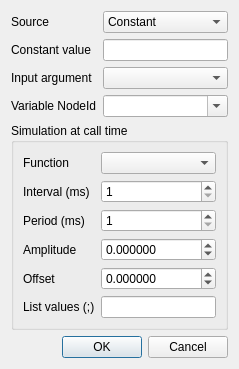
<?xml version="1.0" encoding="UTF-8"?>
<ui version="4.0">
 <class>MethodSourceDialog</class>
 <widget class="QDialog" name="MethodSourceDialog">
  <property name="windowTitle"><string>Method Value Source</string></property>
  <layout class="QVBoxLayout" name="layout">
   <item><layout class="QFormLayout" name="form">
    <item row="0" column="0"><widget class="QLabel" name="sourceLabel"><property name="text"><string>Source</string></property></widget></item>
    <item row="0" column="1"><widget class="QComboBox" name="sourceCombo">
     <item><property name="text"><string>Constant</string></property></item>
     <item><property name="text"><string>Input argument</string></property></item>
     <item><property name="text"><string>Variable</string></property></item>
     <item><property name="text"><string>Simulation</string></property></item>
    </widget></item>
    <item row="1" column="0"><widget class="QLabel" name="constantLabel"><property name="text"><string>Constant value</string></property></widget></item>
    <item row="1" column="1"><widget class="QLineEdit" name="constantEdit"><property name="toolTip"><string>Separate array elements with semicolons. Empty uses the type default.</string></property></widget></item>
    <item row="2" column="0"><widget class="QLabel" name="inputLabel"><property name="text"><string>Input argument</string></property></widget></item>
    <item row="2" column="1"><widget class="QComboBox" name="inputCombo"/></item>
    <item row="3" column="0"><widget class="QLabel" name="variableLabel"><property name="text"><string>Variable NodeId</string></property></widget></item>
    <item row="3" column="1"><widget class="QComboBox" name="variableCombo"><property name="editable"><bool>true</bool></property></widget></item>
   </layout></item>
   <item><widget class="QGroupBox" name="simulationGroup"><property name="title"><string>Simulation at call time</string></property>
    <layout class="QFormLayout" name="simulationForm">
     <item row="0" column="0"><widget class="QLabel" name="functionLabel"><property name="text"><string>Function</string></property></widget></item>
     <item row="0" column="1"><widget class="QComboBox" name="functionCombo"/></item>
     <item row="1" column="0"><widget class="QLabel" name="intervalLabel"><property name="text"><string>Interval (ms)</string></property></widget></item>
     <item row="1" column="1"><widget class="QSpinBox" name="intervalSpin"><property name="minimum"><number>1</number></property><property name="maximum"><number>2147483647</number></property></widget></item>
     <item row="2" column="0"><widget class="QLabel" name="periodLabel"><property name="text"><string>Period (ms)</string></property></widget></item>
     <item row="2" column="1"><widget class="QSpinBox" name="periodSpin"><property name="minimum"><number>1</number></property><property name="maximum"><number>2147483647</number></property></widget></item>
     <item row="3" column="0"><widget class="QLabel" name="amplitudeLabel"><property name="text"><string>Amplitude</string></property></widget></item>
     <item row="3" column="1"><widget class="QDoubleSpinBox" name="amplitudeSpin"><property name="minimum"><double>-1000000000000</double></property><property name="maximum"><double>1000000000000</double></property><property name="decimals"><number>6</number></property></widget></item>
     <item row="4" column="0"><widget class="QLabel" name="offsetLabel"><property name="text"><string>Offset</string></property></widget></item>
     <item row="4" column="1"><widget class="QDoubleSpinBox" name="offsetSpin"><property name="minimum"><double>-1000000000000</double></property><property name="maximum"><double>1000000000000</double></property><property name="decimals"><number>6</number></property></widget></item>
     <item row="5" column="0"><widget class="QLabel" name="valuesLabel"><property name="text"><string>List values (;)</string></property></widget></item>
     <item row="5" column="1"><widget class="QLineEdit" name="valuesEdit"/></item>
    </layout>
   </widget></item>
   <item><widget class="QDialogButtonBox" name="buttonBox"><property name="standardButtons"><set>QDialogButtonBox::Cancel|QDialogButtonBox::Ok</set></property></widget></item>
  </layout>
 </widget>
 <resources/>
 <connections/>
</ui>
